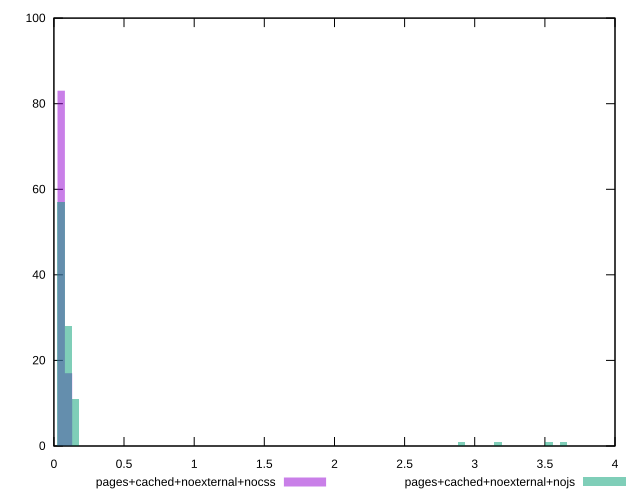

Generate this figure with gnuplot:
reset
set terminal svg size 640, 500 enhanced background rgb 'white'
set output "reprap/network-rtt/comparison/histogram/9_vs_10.svg"

$pagesCachedNoexternalNocss <<EOF
0.058863903144929175 73
0.08829585471739376 27
EOF

$pagesCachedNoexternalNojs <<EOF
0.08829585471739376 33
0.058863903144929175 44
0.14715975786232294 10
0.11772780628985835 7
0.029431951572464587 1
3.149218818253711 1
3.502402237123286 1
2.8843312541015296 1
3.6201300434131443 1
0.17659170943478752 1
EOF

set key outside below
set boxwidth 0.029431951572464587
set yrange [0:100]
set style fill transparent solid 0.5 noborder

plot \
  $pagesCachedNoexternalNocss title "pages+cached+noexternal+nocss" with boxes, \
  $pagesCachedNoexternalNojs title "pages+cached+noexternal+nojs" with boxes, \


reset
